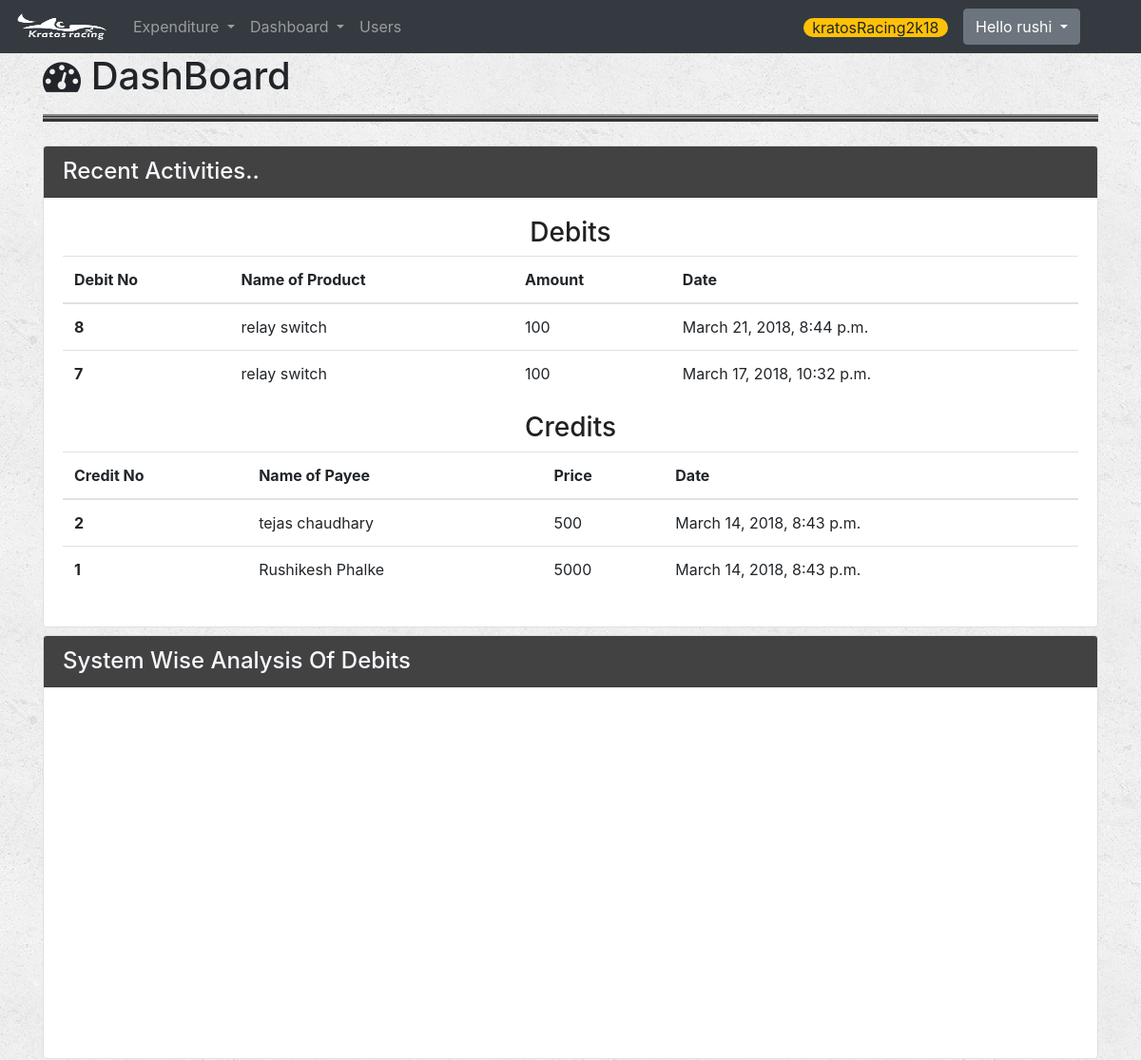
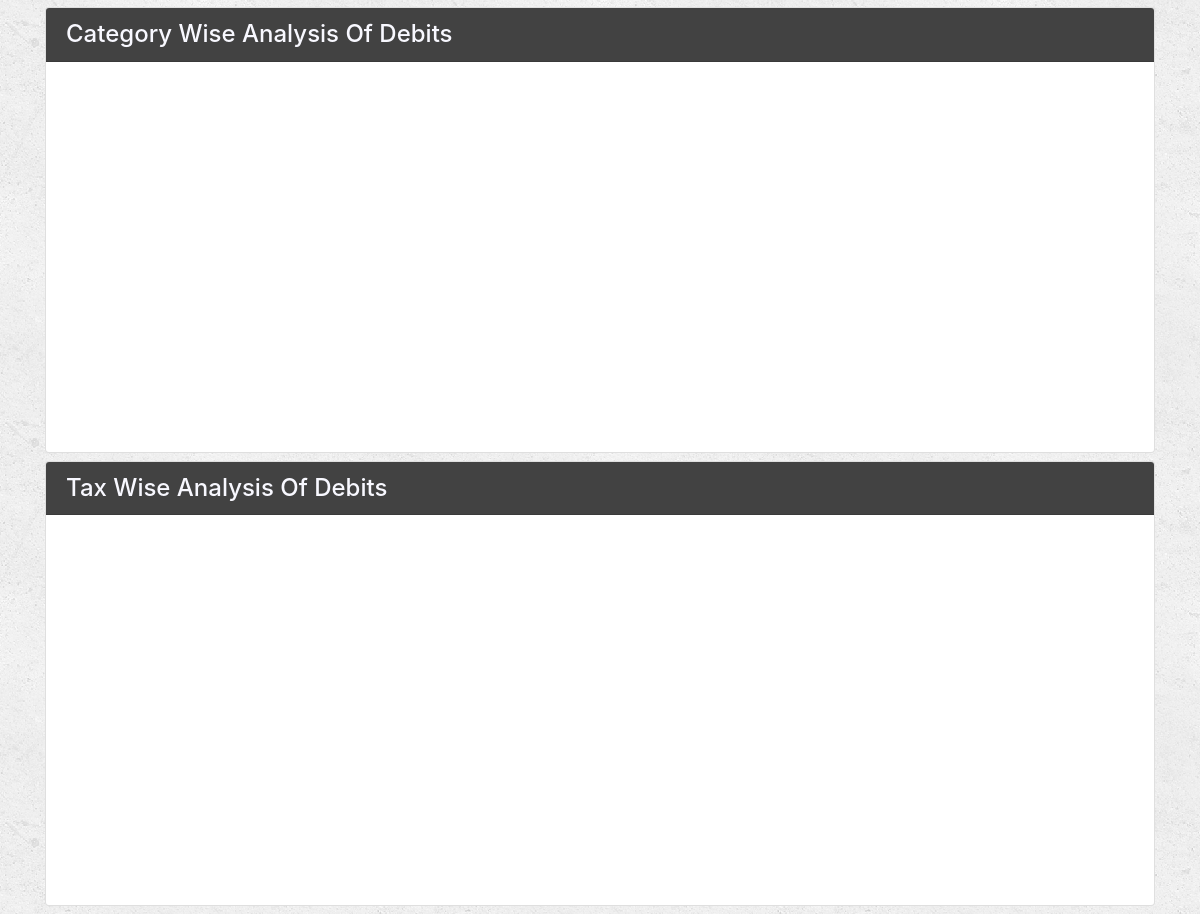
The app's page / (signed in) with its own data (2 pictures, top to bottom).
### Expenditure/models.py (models this page shows, shortened)
class Variables(models.Model):
    name=models.CharField(max_length=20,unique=True)
    value=models.CharField(max_length=20)

class Debits(models.Model):
    product_name=models.CharField(max_length=250)
    quantity=models.IntegerField()
    unit=models.CharField(max_length=10,choices=QUANT_CHOICES,default='NA')  #NA -> Not Applied
    price=models.IntegerField()
    tax=models.BooleanField()       #1-GST 0-Not GST
    system=models.ForeignKey(System,default=1)
    remarks=models.TextField(blank=True)
    category=models.ForeignKey(Category,default=1)
    user=models.ForeignKey(User)
    event = models.ForeignKey(Event)
    subevent=models.ForeignKey(SubEvent,default=1)
    date_time=models.DateTimeField(default=now, blank=True)

class Credits(models.Model):
    name_of_payee=models.CharField(max_length=250)
    amount=models.IntegerField(default=0)
    description=models.TextField(blank=True)
    user = models.ForeignKey(User, default=1) #username who has added this entry
    event = models.ForeignKey(Event)
    date_time=models.DateTimeField(default=now, blank=True)        #system date and time

### Expenditure/views.py (the view)
# urls.py: url(r'^$', views.index,name='index'),
def index(request):
    if not request.user.is_authenticated():
        return render(request, 'Expenditure/login.html')
    else:
        event_obj=Event.objects.all()
        subevent_obj=SubEvent.objects.all()
        system_obj=System.objects.all()
        category_obj=Category.objects.all()
        if not event_obj or not subevent_obj or not system_obj or not category_obj:       #means is no event is created yet
            return redirect('Expenditure:account')
        d_objs = Debits.objects.filter(date_time__contains=date.today())
        d_objs=d_objs.filter(event=Event.objects.get(event_name=Variables.objects.get(name="ongoing_event").value))
        todays_expenditure = 0
        for obj in d_objs:
            todays_expenditure = todays_expenditure + obj.price
        c_objs = Credits.objects.filter(date_time__contains=date.today())
        c_objs=c_objs.filter(event=Event.objects.get(event_name=Variables.objects.get(name="ongoing_event").value))
        todays_credits = 0
        for obj in c_objs:
            todays_credits = todays_credits + obj.amount
        price_gst = 0
        price_non_gst = 0
        d_objs = Debits.objects.filter(event=Event.objects.get(event_name=Variables.objects.get(name="ongoing_event").value))
        c_objs = Credits.objects.filter(
            event=Event.objects.get(event_name=Variables.objects.get(name="ongoing_event").value))
        for obj in d_objs:
            if obj.tax == True:
                price_gst = price_gst + obj.price
            else:
                price_non_gst = price_non_gst + obj.price
        bal=Balence.objects.get(event=Event.objects.get(event_name=Variables.objects.get(name="ongoing_event").value))
        total_balence=bal.total_balence
        current_balence = bal.current_balence
        debits_object = d_objs.order_by('-date_time')[:2]   #for displaying recent 2 debits and credits
        credits_object = c_objs.order_by('-date_time')[:2]
        categories=Category.objects.all()
        categories_amount={}
        for category in categories:
            deb_objs=d_objs.filter(category=category)
            amount=0
            for deb in deb_objs:
                amount=amount+deb.price
            categories_amount[category.category_name]=amount
        json_categories_amount=simplejson.dumps(categories_amount)
        systems = System.objects.all()
        system_amount = {}
        for system in systems:
            deb_objs = d_objs.filter(system=system)
            amount = 0
            for deb in deb_objs:
                amount = amount + deb.price
            system_amount[system.system_name] = amount
        json_system_amount = simplejson.dumps(system_amount)
        context = {
            "json_categories_amount":json_categories_amount,
            "json_system_amount":json_system_amount,
            "current_balence":current_balence,
            "total_balence":total_balence,
            "todays_expenditure": todays_expenditure,
            "todays_credits": todays_credits,
            "price_gst": price_gst,
            "price_non_gst": price_non_gst,
            "credits":credits_object,
            "debits":debits_object,
            "ongoing_event": Variables.objects.get(name="ongoing_event"),
        }
        return render(request, 'Expenditure/Dashboard.html', context)

### Expenditure/templates/Expenditure/Dashboard.html (shortened to what this page needs)
{% extends 'Expenditure/base.html' %}
{% block body %}
{% load staticfiles %}
<div class="container" >
    <h1><i class="fa fa-tachometer" aria-hidden="true"></i>&nbsp;DashBoard</h1><hr>
    <div class="row">
        <div class="col-md-4 ">
        </div>
        <div class="col-md-4">
        </div>
        <div class="col-md-4">
        </div>
    </div>
            <div class="card mt-2 mb-2">
                <h4 class="card-header header_chart">Recent Activities..</h4>
                <div class="card-body">
                    <div id="recent" >
                        <div class="recent_hed">
                            <h3>Debits</h3>
                        </div>
                        <table class="table">
                            <thead class="thead-inverse">
                            <tr>
                                <th>Debit No</th>
                                <th>Name of Product</th>
                                <th>Amount</th>
                                <th>Date</th>
                            </tr>
                            </thead>
                            <tbody>
                            {% for debit in debits%}
                            <tr>
                                <th scope="row">{{debit.id}}</th>
                                <td>{{debit.product_name}}</td>
                                <td>{{debit.price}}</td>
                                <td>{{debit.date_time}}</td>
                            </tr>
                            {% endfor %}
                            </tbody>
                        </table>
                        <div class="recent_hed">
                            <h3>Credits</h3>
                        </div>
                        <table class="table">
                            <thead class="thead-inverse">
                            <tr>
                                <th>Credit No</th>
                                <th>Name of Payee</th>
                                <th>Price</th>
                                <th>Date</th>
                            </tr>
                            </thead>
                            <tbody>
                            {% for credit in credits%}
                            <tr>
                                <th scope="row">{{credit.id}}</th>
                                <td>{{credit.name_of_payee}}</td>
                                <td>{{credit.amount}}</td>
                                <td>{{credit.date_time}}</td>
                            </tr>
                            {% endfor %}
                            </tbody>
                        </table>
                    </div>
                </div>
            </div>
            <div class="card mt-2 mb-2">
                <h4  class="card-header header_chart">System Wise Analysis Of Debits</h4>
                <div class="card-body text-center">
                    <div id="spiechart_3d" style="height: 350px;"></div>
                </div>
            </div>
            <div class="card mt-2 mb-2">
                <h4  class="card-header header_chart">Category Wise Analysis Of Debits</h4>
                <div class="card-body text-center">
                    <div id="cpiechart_3d" style="height: 350px;"></div>
                </div>
            </div>
            <div class="card mt-2 mb-2">
                <h4 class="card-header header_chart">Tax Wise Analysis Of Debits</h4>
                <div class="card-body text-center">
                    <div id="donutchart" style="height: 350px;"></div>
                </div>
            </div>
</div>
{% endblock %}

### Expenditure/templates/Expenditure/base.html (shortened to what this page needs)
<!DOCTYPE html>
<html lang="en">
<head>
    {% load staticfiles %}
    <link rel="stylesheet" href="https://maxcdn.bootstrapcdn.com/bootstrap/4.0.0-beta/css/bootstrap.min.css">
    <link rel="stylesheet" href="{% static 'font-awesome-4.7.0/css/font-awesome.min.css' %}">
    <link rel="stylesheet" type="text/css" href="{% static 'Expenditure/style.css' %}"/>
    <link href="http://cdn.phpoll.com/css/animate.css" rel="stylesheet">
    <link rel="stylesheet" href="https://cdnjs.cloudflare.com/ajax/libs/jqueryui/1.12.1/jquery-ui.css">
</head>
<body>
<nav class="navbar sticky-top navbar-expand-lg navbar-dark bg-dark">
    <a class="navbar-brand" href="{% url 'Expenditure:index' %}">
    <img src="{%static 'logo.png'%}" width="100" height="30" class="d-inline-block align-top theme-white" alt="">
  </a>
  <div class="collapse navbar-collapse" id="navbarSupportedContent">
    <ul class="navbar-nav mr-auto">
      <li class="nav-item dropdown">
        <a class="nav-link dropdown-toggle theme-white"  id="id_expenditure_dropdown" data-toggle="dropdown" aria-haspopup="true" aria-expanded="false">
          Expenditure
        </a>
      </li>
      <li class="nav-item dropdown">
        <a class="nav-link dropdown-toggle theme-white" id="id_dashboard_dropdown" data-toggle="dropdown" aria-haspopup="true" aria-expanded="false">
          Dashboard
        </a>
      </li>
        <li class="nav-item">
            <a class="nav-link theme-white" href="{% url 'Expenditure:users' %}">
            Users
          </a>
        </li>
    </ul>
    <ul class="navbar-nav mr-5">
        <li class="nav-item mt-2 mr-3">
            <span class="badge-pill badge-warning">{{ ongoing_event.value }}</span>
        </li>
<div class="btn-group ">
  <button type="button" class="btn btn-secondary dropdown-toggle" data-toggle="dropdown" aria-haspopup="true" aria-expanded="false">
    Hello {{user.username}}
  </button>
</div>
    </ul>
  </div>
</nav>
{% block body %}
{% endblock %}
</body>
</html>

### Expenditure/static/Expenditure/style.css (style rules this page uses)
body { background: white url("images/background.png"); }
hr { border-top: 5px double #8c8b8b; height: 3px; color: #333; background-color: #333; }
.navbar { border-radius: 0; }
.navbar-brand { font-family: 'Satisfy', cursive; }
.recent_hed { text-align:center; color:#212121; }
.header_chart { background-color: #424242; color:ghostwhite; }
ul { list-style-type: none; }

### records on screen
Variables: value "kratosRacing2k18"
Debits: id "8", product_name "relay switch", price "100", date_time "March 21, 2018, 8:44 p.m."
Debits: id "7", product_name "relay switch", price "100", date_time "March 17, 2018, 10:32 p.m."
Credits: id "2", name_of_payee "tejas chaudhary", amount "500", date_time "March 14, 2018, 8:43 p.m."
Credits: id "1", name_of_payee "Rushikesh Phalke", amount "5000", date_time "March 14, 2018, 8:43 p.m."

### other values on screen
{{ user.username }} "rushi"
